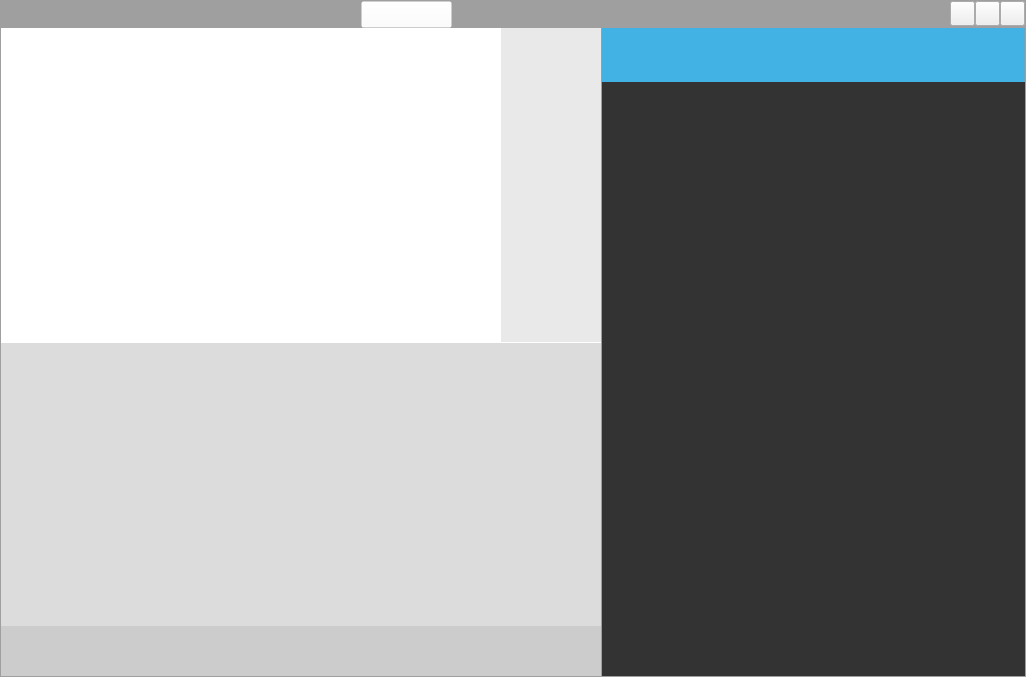
<?xml version="1.0" encoding="UTF-8"?>
<ui version="4.0">
 <class>WidgetMain</class>
 <widget class="QWidget" name="WidgetMain">
  <property name="geometry">
   <rect>
    <x>0</x>
    <y>0</y>
    <width>1026</width>
    <height>677</height>
   </rect>
  </property>
  <property name="minimumSize">
   <size>
    <width>1026</width>
    <height>675</height>
   </size>
  </property>
  <property name="windowTitle">
   <string>Form</string>
  </property>
  <property name="styleSheet">
   <string notr="true">QWidget#WidgetMain
{
	background-color: rgba(127, 127, 127, 127);
}</string>
  </property>
  <layout class="QGridLayout" name="gridLayout_15">
   <property name="leftMargin">
    <number>1</number>
   </property>
   <property name="topMargin">
    <number>1</number>
   </property>
   <property name="rightMargin">
    <number>1</number>
   </property>
   <property name="bottomMargin">
    <number>1</number>
   </property>
   <property name="spacing">
    <number>0</number>
   </property>
   <item row="0" column="0">
    <widget class="QWidget" name="widgetTitle" native="true">
     <property name="minimumSize">
      <size>
       <width>1024</width>
       <height>27</height>
      </size>
     </property>
     <property name="maximumSize">
      <size>
       <width>16777215</width>
       <height>27</height>
      </size>
     </property>
     <property name="styleSheet">
      <string notr="true">border-image: url(:/resource/images/title/titlebg.png);</string>
     </property>
     <layout class="QHBoxLayout" name="horizontalLayout">
      <property name="spacing">
       <number>0</number>
      </property>
      <property name="leftMargin">
       <number>0</number>
      </property>
      <property name="topMargin">
       <number>0</number>
      </property>
      <property name="rightMargin">
       <number>0</number>
      </property>
      <property name="bottomMargin">
       <number>0</number>
      </property>
      <item>
       <widget class="QWidget" name="widgetMove" native="true">
        <property name="minimumSize">
         <size>
          <width>0</width>
          <height>27</height>
         </size>
        </property>
        <property name="maximumSize">
         <size>
          <width>16777215</width>
          <height>27</height>
         </size>
        </property>
        <property name="styleSheet">
         <string notr="true"/>
        </property>
        <widget class="QPushButton" name="pushButtonInfor">
         <property name="geometry">
          <rect>
           <x>360</x>
           <y>0</y>
           <width>91</width>
           <height>27</height>
          </rect>
         </property>
         <property name="styleSheet">
          <string notr="true">QPushButton
{
	background-color: rgba(255, 255, 255, 0);
	color: rgb(255, 255, 255);
	border-color: rgba(255, 255, 255, 0);
	font: 9pt &quot;Microsoft YaHei UI&quot;;
}
QPushButton:hover
{
	background-color: rgba(255, 255, 255, 0);
	color: rgb(73, 160, 193);
	border-color: rgba(255, 255, 255, 0);
	font: 9pt &quot;Microsoft YaHei UI&quot;;
}
QPushButton:pressed
{
	background-color: rgba(255, 255, 255, 0);
	color: rgb(236, 209, 209);	
	border-color: rgba(255, 255, 255, 0);
	font: 9pt &quot;Microsoft YaHei UI&quot;;
}</string>
         </property>
         <property name="text">
          <string/>
         </property>
        </widget>
        <widget class="LoginInforWidget" name="widgetLoginInfor" native="true">
         <property name="geometry">
          <rect>
           <x>710</x>
           <y>0</y>
           <width>111</width>
           <height>27</height>
          </rect>
         </property>
         <property name="minimumSize">
          <size>
           <width>111</width>
           <height>27</height>
          </size>
         </property>
         <property name="styleSheet">
          <string notr="true">
	border-image: url(:/resource/images/title/titlebg.png);
	font: 9pt &quot;Microsoft YaHei UI&quot;;
</string>
         </property>
        </widget>
        <widget class="QLabel" name="labelLogo">
         <property name="geometry">
          <rect>
           <x>5</x>
           <y>4</y>
           <width>37</width>
           <height>18</height>
          </rect>
         </property>
         <property name="styleSheet">
          <string notr="true">QWidget#labelLogo
{
	border-image: url(:/resource/images/title/Title.png);
}</string>
         </property>
         <property name="text">
          <string/>
         </property>
        </widget>
       </widget>
      </item>
      <item>
       <widget class="QWidget" name="widgetRightTop" native="true">
        <property name="minimumSize">
         <size>
          <width>75</width>
          <height>27</height>
         </size>
        </property>
        <property name="maximumSize">
         <size>
          <width>75</width>
          <height>31</height>
         </size>
        </property>
        <property name="styleSheet">
         <string notr="true"/>
        </property>
        <widget class="QPushButton" name="pushButtonMinSize">
         <property name="geometry">
          <rect>
           <x>0</x>
           <y>0</y>
           <width>25</width>
           <height>25</height>
          </rect>
         </property>
         <property name="styleSheet">
          <string notr="true">QPushButton
{
	border-image: url(:/resource/images/title/Title_minimize.png);
}

QPushButton:hover
{
	border-image: url(:/resource/images/title/Title_minimize_OVER.png);
}

QPushButton:pressed
{
	border-image: url(:/resource/images/title/Title_minimize.png);
}</string>
         </property>
         <property name="text">
          <string/>
         </property>
        </widget>
        <widget class="QPushButton" name="pushButtonMaxSize">
         <property name="geometry">
          <rect>
           <x>25</x>
           <y>0</y>
           <width>25</width>
           <height>25</height>
          </rect>
         </property>
         <property name="styleSheet">
          <string notr="true">QPushButton
{
	border-image: url(:/resource/images/title/Title_maximize.png);
}

QPushButton:hover
{
	border-image: url(:/resource/images/title/Title_maximize_OVER.png);
}

QPushButton:pressed
{
	border-image: url(:/resource/images/title/Title_maximize.png);
}</string>
         </property>
         <property name="text">
          <string/>
         </property>
        </widget>
        <widget class="QPushButton" name="pushButtonClose">
         <property name="geometry">
          <rect>
           <x>50</x>
           <y>0</y>
           <width>25</width>
           <height>25</height>
          </rect>
         </property>
         <property name="styleSheet">
          <string notr="true">QPushButton
{
	border-image: url(:/resource/images/title/Title_close.png);
}

QPushButton:hover
{
	border-image: url(:/resource/images/title/Title_close_OVER.png);
}

QPushButton:pressed
{
	border-image: url(:/resource/images/title/Title_close.png);
}</string>
         </property>
         <property name="text">
          <string/>
         </property>
        </widget>
       </widget>
      </item>
     </layout>
    </widget>
   </item>
   <item row="1" column="0">
    <widget class="QWidget" name="widgetMain" native="true">
     <property name="minimumSize">
      <size>
       <width>1024</width>
       <height>648</height>
      </size>
     </property>
     <layout class="QGridLayout" name="gridLayout_5">
      <property name="leftMargin">
       <number>0</number>
      </property>
      <property name="topMargin">
       <number>0</number>
      </property>
      <property name="rightMargin">
       <number>0</number>
      </property>
      <property name="bottomMargin">
       <number>0</number>
      </property>
      <property name="spacing">
       <number>0</number>
      </property>
      <item row="0" column="0">
       <widget class="QSplitter" name="splitter">
        <property name="sizePolicy">
         <sizepolicy hsizetype="Expanding" vsizetype="Preferred">
          <horstretch>0</horstretch>
          <verstretch>0</verstretch>
         </sizepolicy>
        </property>
        <property name="styleSheet">
         <string notr="true"/>
        </property>
        <property name="frameShadow">
         <enum>QFrame::Plain</enum>
        </property>
        <property name="lineWidth">
         <number>0</number>
        </property>
        <property name="orientation">
         <enum>Qt::Horizontal</enum>
        </property>
        <property name="handleWidth">
         <number>1</number>
        </property>
        <widget class="QWidget" name="widgetLeft" native="true">
         <property name="minimumSize">
          <size>
           <width>0</width>
           <height>648</height>
          </size>
         </property>
         <property name="maximumSize">
          <size>
           <width>600</width>
           <height>16777215</height>
          </size>
         </property>
         <property name="styleSheet">
          <string notr="true">QWidget#widgetLeft
{
	background-color: rgb(255, 255, 255);
}
</string>
         </property>
         <layout class="QGridLayout" name="gridLayout">
          <property name="leftMargin">
           <number>0</number>
          </property>
          <property name="topMargin">
           <number>0</number>
          </property>
          <property name="rightMargin">
           <number>0</number>
          </property>
          <property name="bottomMargin">
           <number>0</number>
          </property>
          <property name="spacing">
           <number>0</number>
          </property>
          <item row="0" column="0">
           <widget class="QWidget" name="widget_2" native="true">
            <layout class="QGridLayout" name="gridLayout_4">
             <property name="leftMargin">
              <number>0</number>
             </property>
             <property name="topMargin">
              <number>0</number>
             </property>
             <property name="rightMargin">
              <number>0</number>
             </property>
             <property name="bottomMargin">
              <number>0</number>
             </property>
             <property name="spacing">
              <number>0</number>
             </property>
             <item row="0" column="0">
              <widget class="QStackedWidget" name="stackedWidget">
               <property name="currentIndex">
                <number>1</number>
               </property>
               <widget class="QWidget" name="page_2">
                <layout class="QGridLayout" name="gridLayout_10">
                 <property name="leftMargin">
                  <number>0</number>
                 </property>
                 <property name="topMargin">
                  <number>0</number>
                 </property>
                 <property name="rightMargin">
                  <number>0</number>
                 </property>
                 <property name="bottomMargin">
                  <number>0</number>
                 </property>
                 <property name="spacing">
                  <number>0</number>
                 </property>
                 <item row="0" column="0">
                  <widget class="QWidget" name="widgetBeginner" native="true">
                   <property name="styleSheet">
                    <string notr="true">QListView::item
{
	background-color: rgb(255, 255, 255);
}
QListView::item::hover
{
	background-color: rgb(214, 255, 177);
}
</string>
                   </property>
                   <layout class="QGridLayout" name="gridLayout_12">
                    <property name="leftMargin">
                     <number>0</number>
                    </property>
                    <property name="topMargin">
                     <number>1</number>
                    </property>
                    <property name="rightMargin">
                     <number>0</number>
                    </property>
                    <property name="bottomMargin">
                     <number>0</number>
                    </property>
                    <property name="horizontalSpacing">
                     <number>6</number>
                    </property>
                    <property name="verticalSpacing">
                     <number>0</number>
                    </property>
                    <item row="0" column="0">
                     <widget class="ListWidget" name="listWidgetBeginner1">
                      <property name="minimumSize">
                       <size>
                        <width>0</width>
                        <height>362</height>
                       </size>
                      </property>
                      <property name="focusPolicy">
                       <enum>Qt::NoFocus</enum>
                      </property>
                      <property name="styleSheet">
                       <string notr="true"/>
                      </property>
                      <property name="frameShape">
                       <enum>QFrame::NoFrame</enum>
                      </property>
                      <property name="frameShadow">
                       <enum>QFrame::Plain</enum>
                      </property>
                      <property name="lineWidth">
                       <number>0</number>
                      </property>
                      <property name="spacing">
                       <number>6</number>
                      </property>
                     </widget>
                    </item>
                    <item row="1" column="0">
                     <widget class="QLabel" name="labelSplit">
                      <property name="minimumSize">
                       <size>
                        <width>0</width>
                        <height>1</height>
                       </size>
                      </property>
                      <property name="maximumSize">
                       <size>
                        <width>16777215</width>
                        <height>1</height>
                       </size>
                      </property>
                      <property name="styleSheet">
                       <string notr="true">background-image: url(:/resource/images/BeginnerToolbar/BeginnerToolbar_SplitLine.png);</string>
                      </property>
                      <property name="text">
                       <string/>
                      </property>
                     </widget>
                    </item>
                    <item row="2" column="0">
                     <widget class="ListWidget" name="listWidgetBeginner2">
                      <property name="focusPolicy">
                       <enum>Qt::NoFocus</enum>
                      </property>
                      <property name="styleSheet">
                       <string notr="true"/>
                      </property>
                      <property name="frameShape">
                       <enum>QFrame::NoFrame</enum>
                      </property>
                      <property name="frameShadow">
                       <enum>QFrame::Plain</enum>
                      </property>
                      <property name="lineWidth">
                       <number>0</number>
                      </property>
                      <property name="spacing">
                       <number>6</number>
                      </property>
                     </widget>
                    </item>
                   </layout>
                  </widget>
                 </item>
                </layout>
               </widget>
               <widget class="QWidget" name="page">
                <layout class="QGridLayout" name="gridLayout_9">
                 <property name="leftMargin">
                  <number>0</number>
                 </property>
                 <property name="topMargin">
                  <number>0</number>
                 </property>
                 <property name="rightMargin">
                  <number>0</number>
                 </property>
                 <property name="bottomMargin">
                  <number>0</number>
                 </property>
                 <property name="spacing">
                  <number>0</number>
                 </property>
                 <item row="0" column="0">
                  <widget class="QWidget" name="widgetAdvanced" native="true">
                   <layout class="QGridLayout" name="gridLayout_11">
                    <property name="leftMargin">
                     <number>0</number>
                    </property>
                    <property name="topMargin">
                     <number>0</number>
                    </property>
                    <property name="rightMargin">
                     <number>0</number>
                    </property>
                    <property name="bottomMargin">
                     <number>0</number>
                    </property>
                    <property name="spacing">
                     <number>0</number>
                    </property>
                    <item row="0" column="0">
                     <widget class="QSplitter" name="splitter_4">
                      <property name="lineWidth">
                       <number>0</number>
                      </property>
                      <property name="orientation">
                       <enum>Qt::Vertical</enum>
                      </property>
                      <property name="handleWidth">
                       <number>1</number>
                      </property>
                      <widget class="QWidget" name="widgetListWidget" native="true">
                       <property name="styleSheet">
                        <string notr="true">QWidget#widgetListWidget
{
	background-color: rgb(255, 255, 255);
}</string>
                       </property>
                       <layout class="QGridLayout" name="gridLayout_6">
                        <property name="leftMargin">
                         <number>0</number>
                        </property>
                        <property name="topMargin">
                         <number>0</number>
                        </property>
                        <property name="rightMargin">
                         <number>0</number>
                        </property>
                        <property name="bottomMargin">
                         <number>0</number>
                        </property>
                        <property name="spacing">
                         <number>0</number>
                        </property>
                        <item row="0" column="0">
                         <widget class="QSplitter" name="splitter_2">
                          <property name="frameShadow">
                           <enum>QFrame::Sunken</enum>
                          </property>
                          <property name="lineWidth">
                           <number>0</number>
                          </property>
                          <property name="orientation">
                           <enum>Qt::Horizontal</enum>
                          </property>
                          <property name="handleWidth">
                           <number>1</number>
                          </property>
                          <widget class="QWidget" name="widget_5" native="true">
                           <layout class="QGridLayout" name="gridLayout_7">
                            <property name="leftMargin">
                             <number>0</number>
                            </property>
                            <property name="topMargin">
                             <number>21</number>
                            </property>
                            <property name="rightMargin">
                             <number>0</number>
                            </property>
                            <property name="bottomMargin">
                             <number>0</number>
                            </property>
                            <property name="spacing">
                             <number>0</number>
                            </property>
                            <item row="0" column="0">
                             <widget class="QTreeWidget" name="treeWidget">
                              <property name="focusPolicy">
                               <enum>Qt::NoFocus</enum>
                              </property>
                              <property name="styleSheet">
                               <string notr="true">QTreeView::item
{
	font: 11px &quot;arial&quot;;
	color: rgb(127, 127, 127);
}
QTreeView::item::hover
{
	font: 11px &quot;arial&quot;;
	background-color: rgb(0, 0, 0);
	color: rgb(255, 255, 255);
}
QTreeView::item::selected
{
	font: 11px &quot;arial&quot;;
	background-color: rgb(0, 0, 0);
	color: rgb(255, 255, 255);
}</string>
                              </property>
                              <property name="frameShape">
                               <enum>QFrame::NoFrame</enum>
                              </property>
                              <property name="frameShadow">
                               <enum>QFrame::Sunken</enum>
                              </property>
                              <property name="lineWidth">
                               <number>0</number>
                              </property>
                              <property name="verticalScrollBarPolicy">
                               <enum>Qt::ScrollBarAlwaysOff</enum>
                              </property>
                              <property name="horizontalScrollBarPolicy">
                               <enum>Qt::ScrollBarAlwaysOff</enum>
                              </property>
                              <property name="editTriggers">
                               <set>QAbstractItemView::NoEditTriggers</set>
                              </property>
                              <attribute name="headerVisible">
                               <bool>false</bool>
                              </attribute>
                              <column>
                               <property name="text">
                                <string notr="true"/>
                               </property>
                              </column>
                             </widget>
                            </item>
                           </layout>
                          </widget>
                          <widget class="QWidget" name="widgetBlockType" native="true">
                           <property name="minimumSize">
                            <size>
                             <width>100</width>
                             <height>0</height>
                            </size>
                           </property>
                           <layout class="QGridLayout" name="gridLayout_8">
                            <property name="leftMargin">
                             <number>0</number>
                            </property>
                            <property name="topMargin">
                             <number>0</number>
                            </property>
                            <property name="rightMargin">
                             <number>0</number>
                            </property>
                            <property name="bottomMargin">
                             <number>0</number>
                            </property>
                            <property name="spacing">
                             <number>0</number>
                            </property>
                            <item row="0" column="0">
                             <widget class="QWidget" name="widgetpward" native="true">
                              <property name="minimumSize">
                               <size>
                                <width>0</width>
                                <height>21</height>
                               </size>
                              </property>
                              <property name="maximumSize">
                               <size>
                                <width>16777215</width>
                                <height>21</height>
                               </size>
                              </property>
                              <property name="styleSheet">
                               <string notr="true">background-color: rgb(233, 233, 233);</string>
                              </property>
                              <layout class="QGridLayout" name="gridLayout_13">
                               <property name="leftMargin">
                                <number>0</number>
                               </property>
                               <property name="topMargin">
                                <number>0</number>
                               </property>
                               <property name="rightMargin">
                                <number>0</number>
                               </property>
                               <property name="bottomMargin">
                                <number>0</number>
                               </property>
                               <property name="spacing">
                                <number>0</number>
                               </property>
                               <item row="0" column="0">
                                <widget class="QPushButton" name="pushButtonUpward">
                                 <property name="minimumSize">
                                  <size>
                                   <width>0</width>
                                   <height>12</height>
                                  </size>
                                 </property>
                                 <property name="maximumSize">
                                  <size>
                                   <width>3000</width>
                                   <height>12</height>
                                  </size>
                                 </property>
                                 <property name="styleSheet">
                                  <string notr="true">image: url(:/resource/images/common/roll_up.png);
border:none</string>
                                 </property>
                                 <property name="text">
                                  <string/>
                                 </property>
                                </widget>
                               </item>
                              </layout>
                             </widget>
                            </item>
                            <item row="1" column="0">
                             <widget class="QStackedWidget" name="stackedWidgetBlockType">
                              <property name="styleSheet">
                               <string notr="true">QListView::item
{
	font: 5px;
	color: rgb(127, 127, 127);
}
QListView::item::hover
{
	font: 11px &quot;arial&quot;;
	color: rgb(255, 255, 255);
	background-color: rgb(0,0,0);
}
QListView::item::selected
{
	font: 11px &quot;arial&quot;;
	color: rgb(255, 255, 255);
	background-color: rgb(0,0,0);
}
QListView
{
	background-color: rgb(233, 233, 233);
}
QStackedWidget
{
    background-color: rgb(233, 233, 233);
}
QListView {
    show-decoration-selected: 1; /* make the selection span the entire width of the view */
}</string>
                              </property>
                              <widget class="QWidget" name="page_3"/>
                              <widget class="QWidget" name="page_4"/>
                             </widget>
                            </item>
                            <item row="2" column="0">
                             <widget class="QWidget" name="widget_8" native="true">
                              <property name="minimumSize">
                               <size>
                                <width>0</width>
                                <height>21</height>
                               </size>
                              </property>
                              <property name="maximumSize">
                               <size>
                                <width>16777215</width>
                                <height>21</height>
                               </size>
                              </property>
                              <property name="styleSheet">
                               <string notr="true">background-color: rgb(233, 233, 233);</string>
                              </property>
                              <layout class="QGridLayout" name="gridLayout_14">
                               <property name="leftMargin">
                                <number>0</number>
                               </property>
                               <property name="topMargin">
                                <number>0</number>
                               </property>
                               <property name="rightMargin">
                                <number>0</number>
                               </property>
                               <property name="bottomMargin">
                                <number>0</number>
                               </property>
                               <property name="spacing">
                                <number>0</number>
                               </property>
                               <item row="0" column="0">
                                <widget class="QPushButton" name="pushButtonDownward">
                                 <property name="minimumSize">
                                  <size>
                                   <width>0</width>
                                   <height>12</height>
                                  </size>
                                 </property>
                                 <property name="maximumSize">
                                  <size>
                                   <width>3000</width>
                                   <height>12</height>
                                  </size>
                                 </property>
                                 <property name="styleSheet">
                                  <string notr="true">image: url(:/resource/images/common/roll_down.png);
border:none</string>
                                 </property>
                                 <property name="text">
                                  <string/>
                                 </property>
                                </widget>
                               </item>
                              </layout>
                             </widget>
                            </item>
                           </layout>
                          </widget>
                         </widget>
                        </item>
                       </layout>
                      </widget>
                      <widget class="QTextEdit" name="textEditIntroduce">
                       <property name="styleSheet">
                        <string notr="true">background-color: rgb(220, 220, 220);</string>
                       </property>
                       <property name="frameShape">
                        <enum>QFrame::NoFrame</enum>
                       </property>
                       <property name="frameShadow">
                        <enum>QFrame::Sunken</enum>
                       </property>
                       <property name="lineWidth">
                        <number>0</number>
                       </property>
                       <property name="readOnly">
                        <bool>true</bool>
                       </property>
                       <property name="html">
                        <string>&lt;!DOCTYPE HTML PUBLIC &quot;-//W3C//DTD HTML 4.0//EN&quot; &quot;http://www.w3.org/TR/REC-html40/strict.dtd&quot;&gt;
&lt;html&gt;&lt;head&gt;&lt;meta name=&quot;qrichtext&quot; content=&quot;1&quot; /&gt;&lt;style type=&quot;text/css&quot;&gt;
p, li { white-space: pre-wrap; }
&lt;/style&gt;&lt;/head&gt;&lt;body style=&quot; font-family:'Lucida Grande'; font-size:13pt; font-weight:400; font-style:normal;&quot;&gt;
&lt;p style=&quot;-qt-paragraph-type:empty; margin-top:0px; margin-bottom:0px; margin-left:0px; margin-right:0px; -qt-block-indent:0; text-indent:0px; font-family:'SimSun'; font-size:9pt;&quot;&gt;&lt;br /&gt;&lt;/p&gt;&lt;/body&gt;&lt;/html&gt;</string>
                       </property>
                      </widget>
                     </widget>
                    </item>
                   </layout>
                  </widget>
                 </item>
                </layout>
               </widget>
              </widget>
             </item>
            </layout>
           </widget>
          </item>
          <item row="1" column="0">
           <widget class="QWidget" name="widgetMenu" native="true">
            <property name="minimumSize">
             <size>
              <width>0</width>
              <height>50</height>
             </size>
            </property>
            <property name="maximumSize">
             <size>
              <width>16777215</width>
              <height>50</height>
             </size>
            </property>
            <property name="styleSheet">
             <string notr="true">background-color: rgb(204, 204, 204);</string>
            </property>
            <layout class="QGridLayout" name="gridLayout_3">
             <property name="leftMargin">
              <number>13</number>
             </property>
             <property name="topMargin">
              <number>0</number>
             </property>
             <property name="rightMargin">
              <number>0</number>
             </property>
             <property name="bottomMargin">
              <number>0</number>
             </property>
             <property name="spacing">
              <number>0</number>
             </property>
             <item row="0" column="0">
              <widget class="QListWidget" name="listWidgetMenu">
               <property name="focusPolicy">
                <enum>Qt::TabFocus</enum>
               </property>
               <property name="frameShape">
                <enum>QFrame::NoFrame</enum>
               </property>
               <property name="frameShadow">
                <enum>QFrame::Plain</enum>
               </property>
               <property name="lineWidth">
                <number>0</number>
               </property>
               <property name="verticalScrollBarPolicy">
                <enum>Qt::ScrollBarAlwaysOff</enum>
               </property>
               <property name="horizontalScrollBarPolicy">
                <enum>Qt::ScrollBarAlwaysOff</enum>
               </property>
               <property name="iconSize">
                <size>
                 <width>38</width>
                 <height>38</height>
                </size>
               </property>
               <property name="flow">
                <enum>QListView::LeftToRight</enum>
               </property>
               <property name="spacing">
                <number>1</number>
               </property>
               <property name="viewMode">
                <enum>QListView::ListMode</enum>
               </property>
              </widget>
             </item>
            </layout>
           </widget>
          </item>
         </layout>
        </widget>
        <widget class="WidgetBackgroundRight" name="widgetRight" native="true">
         <property name="minimumSize">
          <size>
           <width>0</width>
           <height>648</height>
          </size>
         </property>
         <property name="styleSheet">
          <string notr="true">QWidget#widgetRight
{
	background-color: rgba(255, 255, 255, 0);
}</string>
         </property>
         <layout class="QGridLayout" name="gridLayout_2">
          <property name="leftMargin">
           <number>0</number>
          </property>
          <property name="topMargin">
           <number>0</number>
          </property>
          <property name="rightMargin">
           <number>0</number>
          </property>
          <property name="bottomMargin">
           <number>0</number>
          </property>
          <property name="spacing">
           <number>0</number>
          </property>
          <item row="0" column="0">
           <widget class="QWidget" name="widgetOption" native="true">
            <property name="minimumSize">
             <size>
              <width>0</width>
              <height>54</height>
             </size>
            </property>
            <property name="maximumSize">
             <size>
              <width>16777215</width>
              <height>54</height>
             </size>
            </property>
            <property name="styleSheet">
             <string notr="true">background-color: rgb(66, 178, 228);</string>
            </property>
           </widget>
          </item>
          <item row="1" column="0">
           <widget class="WidgetShowScene" name="widgetShowScene" native="true">
            <property name="minimumSize">
             <size>
              <width>0</width>
              <height>0</height>
             </size>
            </property>
            <property name="styleSheet">
             <string notr="true">QWidget#widgetShowScene
{
	background-color: rgb(51, 51, 51);
}
QGraphicsView
{
	background-color: rgb(51, 51, 51);
}</string>
            </property>
           </widget>
          </item>
         </layout>
        </widget>
       </widget>
      </item>
     </layout>
    </widget>
   </item>
  </layout>
 </widget>
 <customwidgets>
  <customwidget>
   <class>WidgetShowScene</class>
   <extends>QWidget</extends>
   <header>WidgetShowScene.h</header>
   <container>1</container>
  </customwidget>
  <customwidget>
   <class>WidgetBackgroundRight</class>
   <extends>QWidget</extends>
   <header>WidgetBackgroundRight.h</header>
   <container>1</container>
  </customwidget>
  <customwidget>
   <class>LoginInforWidget</class>
   <extends>QWidget</extends>
   <header>logininforwidget.h</header>
  </customwidget>
  <customwidget>
   <class>ListWidget</class>
   <extends>QListWidget</extends>
   <header>ListWidget.h</header>
  </customwidget>
 </customwidgets>
 <resources/>
 <connections/>
</ui>
